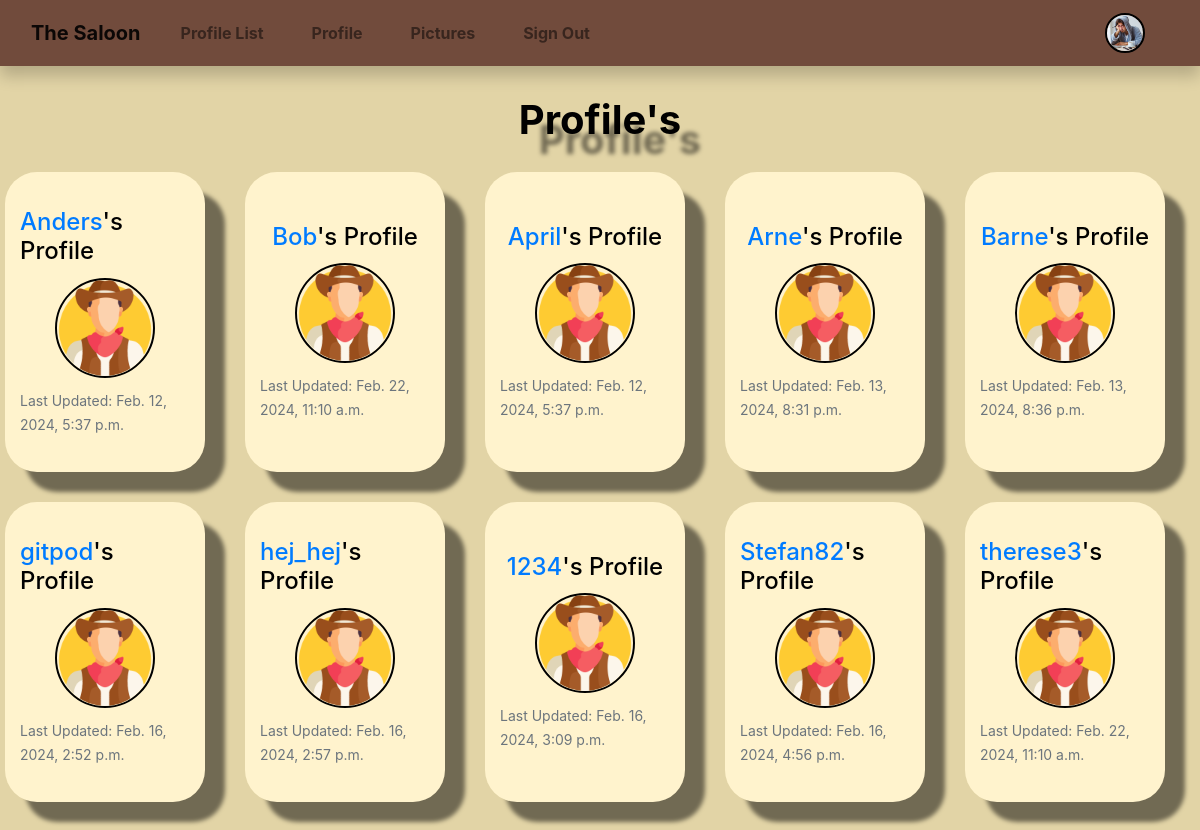
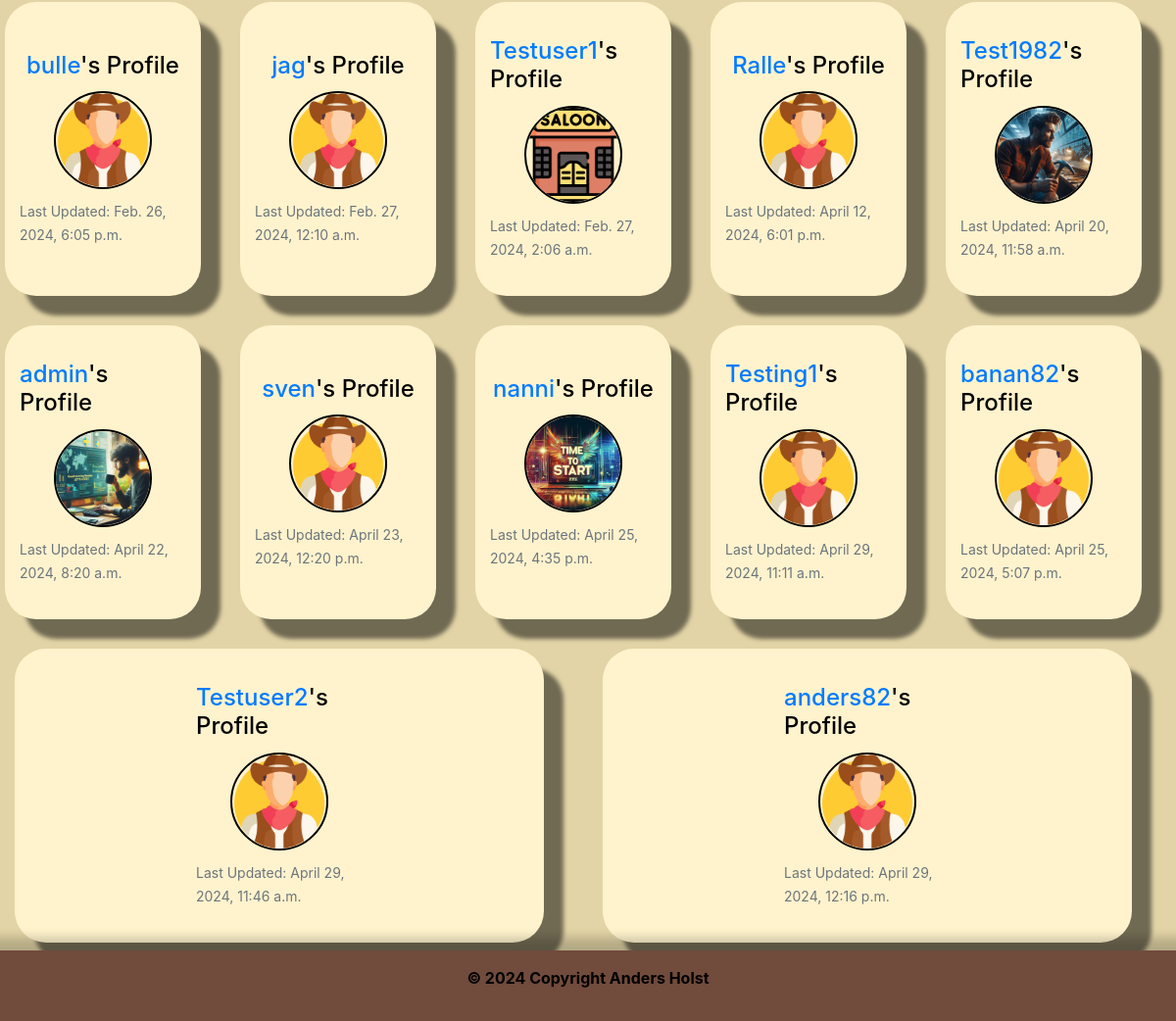
The app's page /profile_list/ (signed in) with its own data (2 pictures, top to bottom).
### the_saloon/models.py (models this page shows, shortened)
class Profile(models.Model):
    user = models.OneToOneField(User, on_delete=models.CASCADE)
    follows = models.ManyToManyField(
        "self", related_name="followed_by", symmetrical=False, blank=True)
    date_modified = models.DateTimeField(auto_now=True)
    profile_image = models.ImageField(
        upload_to="media/image", null=True, blank=True)
    profile_bio = models.CharField(null=True, blank=True, max_length=500)
    facebook_link = models.CharField(null=True, blank=True, max_length=100)
    instagram_link = models.CharField(null=True, blank=True, max_length=100)
    linkedin_link = models.CharField(null=True, blank=True, max_length=100)
    youtube_link = models.CharField(null=True, blank=True, max_length=100)
    x_link = models.CharField(null=True, blank=True, max_length=100)

### the_saloon/views.py (the view)
# urls.py: path('profile_list/', views.profile_list, name='profile_list'),
def profile_list(request):
    if request.user.is_authenticated:
        profiles = Profile.objects.exclude(user=request.user)
        return render(request, 'profile_list.html', {"profiles": profiles})
    else:
        messages.success(request, ("You must login to see this page..."))
        return redirect('home')

### the_saloon/templates/profile_list.html
{% extends 'base.html' %}
{% load static %}
{% block content %}
<h1 class="list">Profile's</h1>
{% if profiles %}
<div class="row container-fluid">
{% for profile in profiles %}
<div class="list-container col-12 col-sm-12 col-md-6 col-lg-3 d-flex justify-content-center align-items-center">
 <div class="cont">
    <div class="container list">
      <div class="list-card d-flex flex-column justify-content-center align-items-center">
        <h5 class="card-title"><a href="{% url 'profile' profile.user.id %}">
          {{ profile.user.username }}</a>'s Profile</h5>
          {% if profile.profile_image %}
          <a href="{% url 'profile' profile.user.id %}">
              <img class="list img rounded-circle" src="{{ profile.profile_image.url }}"
              alt="{{ profile.user.username}}">
          </a>
          {% else %}
          <a href="{% url 'profile' profile.user.id %}">
              <img class="list profile rounded-circle" src="{% static 'images/cowboy.png' %}"
              alt="profile_image">
          </a>
          {% endif %}
          <p class="list card-text"><small class="text-muted">
          Last Updated: {{ profile.date_modified }}</small></p>
      </div>
    </div>
 </div>
</div>
{% endfor %}
</div>
{% endif %}
{% endblock %}

### the_saloon/templates/navbar.html (shortened to what this page needs)
{% load static %}
<nav class="navbar navbar-expand-lg navbar-light navbar sticky-top">
  <div class="container-fluid">
    {% if user.is_authenticated %}
    <a class="navbar-brand" href="{% url 'home' %}">The Saloon</a>
    {% else %}
    <a class="navbar-brand" href="{% url 'login' %}">The Saloon</a>
    {% endif %}
    <div class="collapse navbar-collapse" id="navbarSupportedContent">
      <ul class="navbar-nav me-auto mb-2 mb-lg-0">
        {% if user.is_authenticated %}
        <li class="nav-item mx-3">
          <a class="nav-link" href="{% url 'profile_list' %}">Profile List</a>
        </li>
        <li class="nav-item mx-3">
          <a class="nav-link" href="{% url 'profile' request.user.id %}">Profile</a>
        </li>
        <li class="nav-item mx-3">
          <a class="nav-link" href="{% url 'upload_image' %}">Pictures</a>
        </li>
        <li class="nav-item mx-3">
          <a class="nav-link" href="{% url 'logout' %}">Sign Out</a>
        </li>
        {% else %}
        <li class="nav-item mx-3">
          <a class="nav-link" href="{% url 'register' %}">Sign Up</a>
        </li>
        {% endif %}
      </ul>
      {% if request.user.is_authenticated %}
        <ul class="navbar-nav ml-auto">
            <li class="nav-link navbar-brand">
                {% if user.profile.profile_image %}
                    <a href="{% url 'profile' request.user.id %}">
                        <img src="{{ user.profile.profile_image.url }}" class="rounded-circle" width="40" height="40" alt="profile_image">
                    </a>
                {% else %}
                    <a href="{% url 'profile' request.user.id %}">
                        <img src="{% static 'images/cowboy.png' %}" class="rounded-circle" width="40" height="40" alt="profile_image">
                    </a>
                {% endif %}
            </li>
        </ul>
      {% endif %}
    </div>
  </div>
</nav>

### social/static/css/style.css (style rules this page uses)
* { color: #000000; }
body { background-color: #E2D4A6; margin-bottom: 80px; }
div.container { display: flex; }
a.navbar-brand { color: black; font-weight: bold; }
nav.navbar { width: 100%; box-sizing: border-box; background-color: #714B3C; box-shadow: 0 10px 15px 0 rgba(0,0,0,.2); font-weight: bold; color: #000000; }
.rounded-circle { border-radius: 50%; border: 2px solid #000; }
.col-md-6 { display: flex; justify-content: center; align-items: center; height: 100%; }
.profile { border: 2px solid #000000; }
p.card-text { color: #000000; }
small.text-muted { margin-top: 20px; color: #000000; font-display: bold; }
.row { display: flex; flex-wrap: wrap; }
h1.list { text-align: center; margin-top: 30px; color: black; font-weight: bold; filter: drop-shadow(20px 20px 2px rgba(0, 0, 0, 0.5)); padding-bottom: 20px; }
.row.container-fluid { display: flex; flex-wrap: wrap; justify-content: center; gap: 30px; filter: drop-shadow(20px 20px 2px rgba(0, 0, 0, 0.5)); align-items: flex-start; }
div.container.list { display: flex; justify-content: center; align-items: center; width: 200px; height: 300px; }
.cont { background-color: #FFF3CD; flex: 1; flex-grow: 1; display: flex; flex-direction: column; justify-content: center; align-items: center; height: 100%; border-radius: 2rem; }
.list-container { display: flex; justify-content: center; align-items: center; max-height: 100%; flex: 1; min-width: 200px; max-width: 100%; align-items: flex-start; }
.list-card { display: flex; flex-direction: column; align-items: center; justify-content: center; height: 100%; }
img.list { width: 100px; height: 100px; }
p.list { margin-top: 10px; }
.card-title { font-size: 24px; }

### records on screen
Profile: user.username "Anders", date_modified "Feb. 12, 2024, 5:37 p.m."
Profile: user.username "Bob", date_modified "Feb. 22, 2024, 11:10 a.m."
Profile: user.username "April", date_modified "Feb. 12, 2024, 5:37 p.m."
Profile: user.username "Arne", date_modified "Feb. 13, 2024, 8:31 p.m."
Profile: user.username "Barne", date_modified "Feb. 13, 2024, 8:36 p.m."
Profile: user.username "gitpod", date_modified "Feb. 16, 2024, 2:52 p.m."
Profile: user.username "hej_hej", date_modified "Feb. 16, 2024, 2:57 p.m."
Profile: user.username "1234", date_modified "Feb. 16, 2024, 3:09 p.m."
Profile: user.username "Stefan82", date_modified "Feb. 16, 2024, 4:56 p.m."
Profile: user.username "therese3", date_modified "Feb. 22, 2024, 11:10 a.m."
Profile: user.username "bulle", date_modified "Feb. 26, 2024, 6:05 p.m."
Profile: user.username "jag", date_modified "Feb. 27, 2024, 12:10 a.m."
Profile: user.username "Testuser1", profile_image (picture), date_modified "Feb. 27, 2024, 2:06 a.m."
Profile: user.username "Ralle", date_modified "April 12, 2024, 6:01 p.m."
Profile: user.username "Test1982", profile_image (picture), date_modified "April 20, 2024, 11:58 a.m."
Profile: user.username "admin", profile_image (picture), date_modified "April 22, 2024, 8:20 a.m."
Profile: user.username "sven", date_modified "April 23, 2024, 12:20 p.m."
Profile: user.username "nanni", profile_image (picture), date_modified "April 25, 2024, 4:35 p.m."
Profile: user.username "Testing1", date_modified "April 29, 2024, 11:11 a.m."
Profile: user.username "banan82", date_modified "April 25, 2024, 5:07 p.m."
Profile: user.username "Testuser2", date_modified "April 29, 2024, 11:46 a.m."
Profile: user.username "anders82", date_modified "April 29, 2024, 12:16 p.m."
